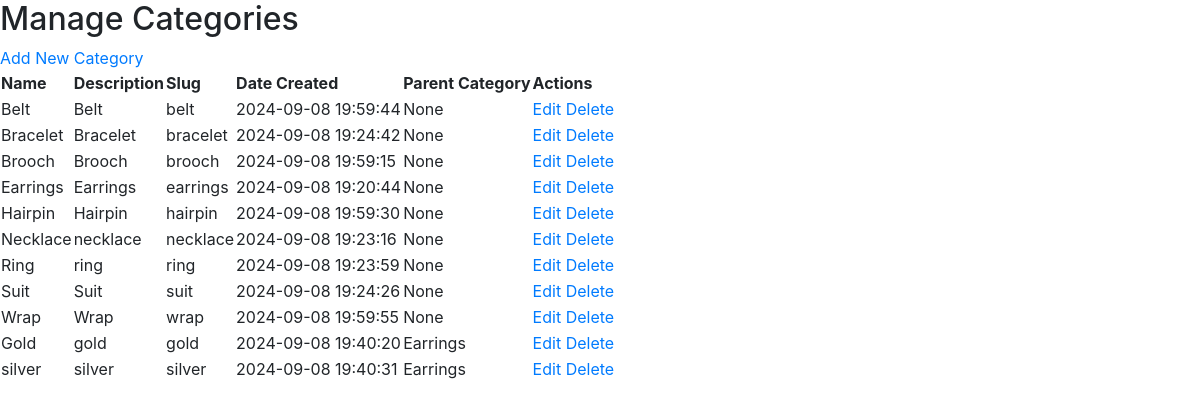
The app's page /admin/categories.php with its own data.
### tables this page shows
CREATE TABLE IF NOT EXISTS `categories` (
  `id` int NOT NULL AUTO_INCREMENT,
  `name` varchar(255) NOT NULL,
  `slug` varchar(255) NOT NULL,
  `description` text,
  `parent_id` int DEFAULT NULL,
  `created_at` timestamp NULL DEFAULT CURRENT_TIMESTAMP,
  `updated_at` timestamp NULL DEFAULT CURRENT_TIMESTAMP ON UPDATE CURRENT_TIMESTAMP,
  PRIMARY KEY (`id`),
  KEY `parent_id` (`parent_id`)
);

### classes/Category.php (called while the page is built, shortened)
<?php
class Category {
    private $conn;
    private $table_name = "categories";
    public $id;
    public function __construct($db) {
        $this->conn = $db;
    }
    public function readAll() {
        $query = "SELECT id, name, description, parent_id, slug, created_at FROM " . $this->table_name . " ORDER BY parent_id, name";
        $stmt = $this->conn->prepare($query);
        $stmt->execute();
        return $stmt;
    }
    public function readOne() {
        $query = "SELECT id, name, description, parent_id, slug, created_at FROM " . $this->table_name . " WHERE id = :id";
        $stmt = $this->conn->prepare($query);
        $this->id = htmlspecialchars($this->sanitize($this->id));
        $stmt->bindParam(':id', $this->id);
        $stmt->execute();
        $row = $stmt->fetch(PDO::FETCH_ASSOC);
        $this->name = $row['name'];
    }
    private function sanitize($input) {
        $input = $input ?? '';
        return strip_tags($input);
    }
}
?>

### admin/categories.php (the view, shortened to what this page needs)
<?php
include_once '../classes/Category.php';
$database = new Database();
$db = $database->getConnection();
$category = new Category($db);
$categories = $category->readAll();
include '../includes/internal/header.php';
?>
<h2>Manage Categories</h2>
<a href="add_category.php">Add New Category</a>
<table>
    <thead>
        <tr>
            <th>Name</th>
            <th>Description</th>
            <th>Slug</th>
            <th>Date Created</th>
            <th>Parent Category</th>
            <th>Actions</th>
        </tr>
    </thead>
    <tbody>
        <?php while ($row = $categories->fetch(PDO::FETCH_ASSOC)) { ?>
            <tr>
                <td><?php echo htmlspecialchars($row['name']); ?></td>
                <td><?php echo htmlspecialchars($row['description']); ?></td>
                <td><?php echo htmlspecialchars($row['slug']); ?></td>
                <td><?php echo htmlspecialchars(date('Y-m-d H:i:s', strtotime($row['created_at']))); ?></td>
                <?php
                if (!empty($row['parent_id'])) {
                    $parentCategory = new Category($db);
                    $parentCategory->id = $row['parent_id'];
                    $parentCategory->readOne();
                    $parentName = htmlspecialchars($parentCategory->name);
                } else {
                    $parentName = 'None';
                }
                ?>
                <td><?php echo $parentName; ?></td>
                <td>
                    <a href="edit_category.php?id=<?php echo $row['id']; ?>">Edit</a>
                    <a href="delete_category.php?id=<?php echo $row['id']; ?>">Delete</a>
                </td>
            </tr>
        <?php } ?>
    </tbody>
</table>
<?php include '../includes/internal/footer.php'; ?>

### includes/internal/header.php (shortened to what this page needs)
<!DOCTYPE html>
<html lang="en">
<head>
    <link rel="stylesheet" href="../assets/bootstrap-ad/css/bootstrap.min.css">
</head>
<body class="home">

### includes/internal/footer.php (shortened to what this page needs)
</body>
</html>

### records on screen
categories: name "Belt", description "Belt", slug "belt", created_at "2024-09-08 19:59:44", parent "None"
categories: name "Bracelet", description "Bracelet", slug "bracelet", created_at "2024-09-08 19:24:42", parent "None"
categories: name "Brooch", description "Brooch", slug "brooch", created_at "2024-09-08 19:59:15", parent "None"
categories: name "Earrings", description "Earrings", slug "earrings", created_at "2024-09-08 19:20:44", parent "None"
categories: name "Hairpin", description "Hairpin", slug "hairpin", created_at "2024-09-08 19:59:30", parent "None"
categories: name "Necklace", description "necklace", slug "necklace", created_at "2024-09-08 19:23:16", parent "None"
categories: name "Ring", description "ring", slug "ring", created_at "2024-09-08 19:23:59", parent "None"
categories: name "Suit", description "Suit", slug "suit", created_at "2024-09-08 19:24:26", parent "None"
categories: name "Wrap", description "Wrap", slug "wrap", created_at "2024-09-08 19:59:55", parent "None"
categories: name "Gold", description "gold", slug "gold", created_at "2024-09-08 19:40:20", categories.name "Earrings"
categories: name "silver", description "silver", slug "silver", created_at "2024-09-08 19:40:31", categories.name "Earrings"
